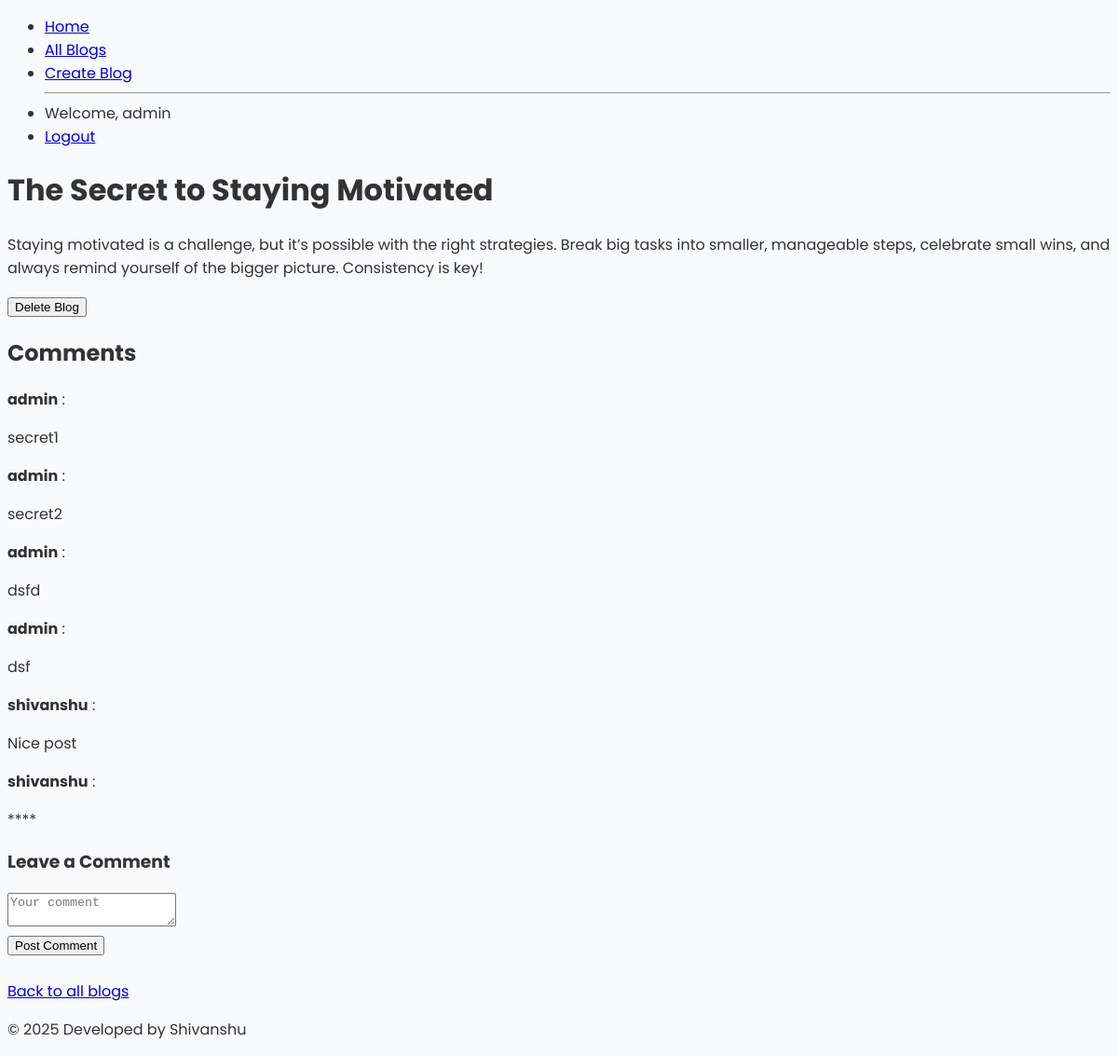
The page /blogs/5 (signed in) on the database its author committed.
### models/blog.py (models this page shows)
class Blog(SQLModel, table=True):
    id: int = Field(primary_key=True)
    title: str
    body: str
    comments: List["Comment"] = Relationship(
        back_populates="blog",
        sa_relationship_kwargs={"cascade": "all, delete-orphan"}
    )

### models/comment.py (models this page shows)
class Comment(SQLModel, table=True):
    id: Optional[int] = Field(default=None, primary_key=True)
    blog_id: int = Field(foreign_key="blog.id")
    username: str  # the user who commented
    content: str
    blog: Optional["Blog"] = Relationship(back_populates="comments")

### routers/blogs.py (the view)
@router.get("/blogs/{blog_id}", response_class=HTMLResponse)
async def blog_detail(
    request: Request,
    blog_id: int,  # Accept blog_id as a path parameter
    session: SessionDep,
    username: str | None = Depends(get_username)
):
    user_authenticated = username is not None
    blog = session.exec(select(Blog).where(Blog.id == blog_id)).first()
    if not blog:
        raise HTTPException(status_code=404, detail="Blog not found")
    comments = session.exec(select(Comment).where(Comment.blog_id == blog_id)).all()
    return templates.TemplateResponse(
        "blogDetails.html",
        {
            "request": request,
            "blog": blog,
            "comments": comments,
            "user_authenticated": user_authenticated,
            "username": username
        }
    )

### templates/blogDetails.html (shortened to what this page needs)
{% extends "base.html" %}
{% block content %}
<div class="container">
    <h1>{{ blog.title }}</h1>
    <p>{{ blog.body }}</p>
    {% if user_authenticated %}
        <form action="/blog/{{ blog.id }}/" method="post">
            <button type="submit"> Delete Blog</button>
        </form>
    {% else %}
        <p><a href="/login">Login</a> to delete this blog.</p>
    {% endif %}
    <h2>Comments</h2>
    <div class="comments">
        {% if comments %}
            {% for comment in comments %}
                <div class="comment">
                    <b>{{ comment.username }}</b> : <p>{{ comment.content }}</p>
                </div>
            {% endfor %}
        {% else %}
            <p>No comments yet.</p>
        {% endif %}
    </div>
    {% if user_authenticated %}
        <h3>Leave a Comment</h3>
        <form action="/blogs/{{ blog.id }}/comment" method="post">
            <textarea name="comment_content" placeholder="Your comment" required></textarea><br>
            <button type="submit">Post Comment</button>
        </form>
    {% else %}
        <p><a href="/login">Login</a> to post a comment.</p>
    {% endif %}
    <br>
    <a href="/blogs/">Back to all blogs</a>
</div>
{% endblock %}

### static/style.css (style rules this page uses)
* { box-sizing: border-box; }
body { font-family: 'Poppins', sans-serif; background-color: #f9fafb; color: #333; }

### rows shown on the page
Blog: title "The Secret to Staying Motivated", body "Staying motivated is a challenge, but it’s possible with the right strategies. Break big tasks into smaller, manageable steps, celebrate small wins, and always remind yourself of the bigger picture. Consistency is key!"
Comment: username "admin", content "secret1"
Comment: username "admin", content "secret2"
Comment: username "admin", content "dsfd"
Comment: username "admin", content "dsf"
Comment: username "shivanshu", content "Nice post"
Comment: username "shivanshu", content "****"

### other values the page prints
{{ username }} "admin"
